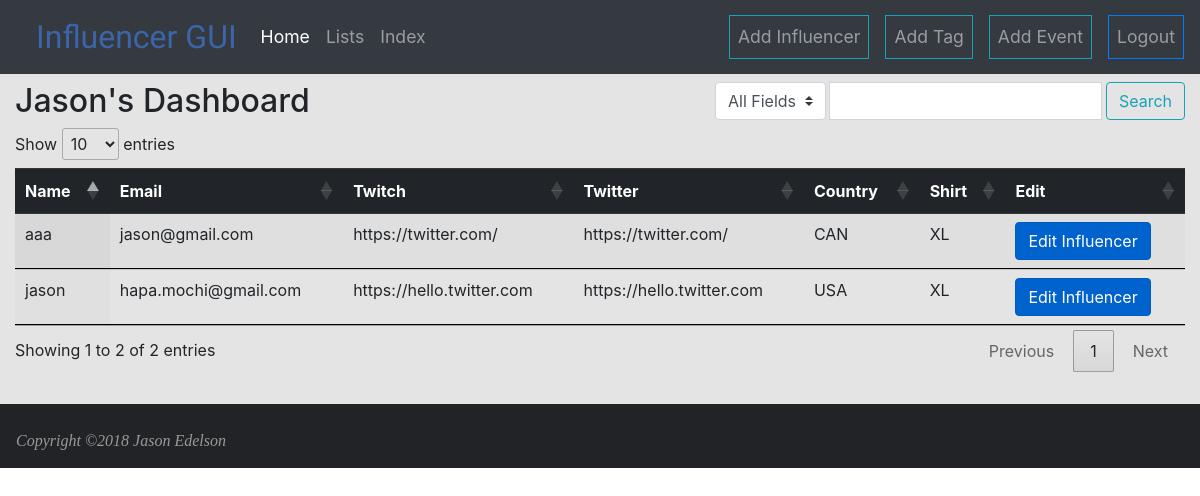
Page / (signed in) on the earlier database version.
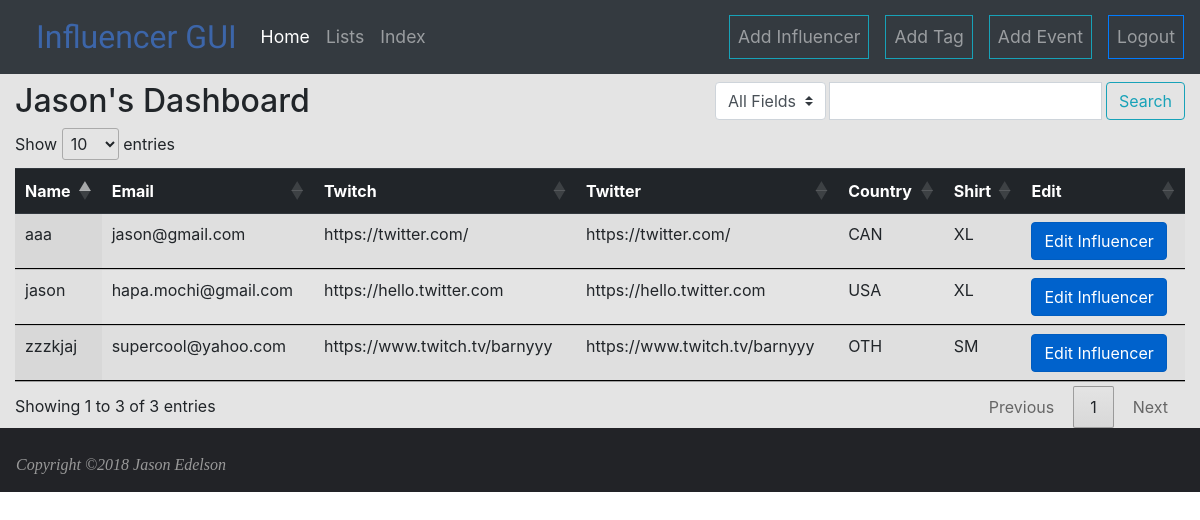
Same page on the later database version.
### mainApp/models.py (models this page shows, shortened)
class Influencer(models.Model):
    XSMALL = 'XS'
    SMALL = 'SM'
    MEDIUM = 'MD'
    LARGE = 'LG'
    XLARGE = 'XL'
    XXLARGE = '2X'
    XXXLARGE = '3X'
    XXXXLARGE = '4X'
    XXXXXLARGE = '5X'
    SHIRT_SIZE_CHOICES = (
        (XSMALL, 'X Small'),
        (SMALL, 'Small'),
        (MEDIUM, 'Medium'),
        (LARGE, 'Large'),
        (XLARGE, 'X Large'),
        (XXLARGE, '2X Large'),
        (XXXLARGE, '3X Large'),
        (XXXXLARGE, '4X Large'),
        (XXXXXLARGE, '5X Large'),
    )
    US = 'USA'
    CANADA = 'CAN'
    SAMERICA = 'SAM'
    UK = 'UNK'
    FRANCE= 'FRA'
    ASIA= 'ASN'
    OTHEREURO = 'OEU'
    OTHER = 'OTH'
    COUNTRY_CHOICES = (
        (US, 'United States'),
        (CANADA, 'Canada'),
        (UK, 'United Kingdom'),
        (SAMERICA, 'South America'),
        (FRANCE, 'France'),
        (ASIA, 'Asia'),
        (OTHEREURO, 'Europe'),
        (OTHER, 'Other'),
    )
    user = models.ForeignKey(User,on_delete=models.CASCADE,)
    id = models.UUIDField(primary_key=True, default=uuid.uuid4, editable=False)
    created_at = models.DateTimeField(auto_now_add=True)
    updated_at = models.DateTimeField(auto_now=True)
    influencer_name = models.CharField(max_length=50)
    email = models.EmailField(blank = True)
    mailing_address = models.TextField(blank = True)
    phone = models.CharField(max_length=20,blank = True)
    shirt = models.CharField(
        max_length=2,
        choices = SHIRT_SIZE_CHOICES,
        default = XLARGE,
        blank = True,
    )
    country = models.CharField(
        max_length=3,
        choices = COUNTRY_CHOICES,
        blank = True,
        default=US
        )
    twitter = models.URLField(blank = True,)
    youtube = models.URLField(blank = True,)
    twitch = models.URLField(blank = True,)
    notes = models.TextField(blank = True,)
    tags = models.ManyToManyField(Tags,blank=True)
    events = models.ManyToManyField(Events,blank=True)
    def get_absolute_url(self):
        return reverse('influencer-update', kwargs={'pk': self.id})
    class Meta:
        ordering = ('influencer_name',)

### mainApp/views.py (the view)
# urls.py: path('', views.index, name='index'),
def index(request):
    username = None
    if request.user.is_authenticated:
        username = request.user
        userid = request.user.id
        all_influencers = Influencer.objects.filter(user = userid)
    Name =[]
    Email =[]
    Twitch =[]
    Twitter =[]
    Country =[]
    Shirt =[]
    Edit =[]
    Last_Updated =[]
    Mailing_Address =[]
    Phone =[]
    Youtube =[]
    tags =[]
    events =[]
    influencer = []
    try:
        for number in range(len(all_influencers)):
            Name.append(all_influencers[number].influencer_name)
            Email.append(all_influencers[number].email)
            Twitch.append(all_influencers[number].twitch)
            Twitter.append(all_influencers[number].twitter)
            Country.append(all_influencers[number].country)
            Shirt.append(all_influencers[number].shirt)
            influencer.append(all_influencers[number])
            timestamp = all_influencers[number].updated_at
            timestamp = timestamp.strftime("%Y-%m-%d %H:%M:%S")
            Last_Updated.append(timestamp)
            Mailing_Address.append(all_influencers[number].mailing_address)
            Phone.append(all_influencers[number].phone)
            Youtube.append(all_influencers[number].youtube)
            hold = ""
            i_tags = all_influencers[number].tags.all()
            for item in i_tags:
                hold += item.tag_name + ', '
            hold = hold[:-2]
            tags.append(hold)
            hold = ""
            e_tags = all_influencers[number].events.all()
            for item in e_tags:
                hold += item.event_name + ', '
            hold = hold[:-2]
            events.append(hold)
    except:
        Name.append('Error')
        Email.append('Error')
        Twitch.append('Error')
        Twitter.append('Error')
        Country.append('Error')
        Shirt.append('Error')
        Last_Updated.append('Error')
        Mailing_Address.append('Error')
        Phone.append('Error')
        Youtube.append('Error')
        tags.append('Error')
        events.append('Error')
        influencer = 'Error'
    zipped = zip(
        Name,
        Email,
        Twitch,
        Twitter,
        Country,
        Shirt,
        influencer,
        Last_Updated,
        Mailing_Address,
        Phone,
        Youtube,
        tags,
        events,
        )
    return render(
        request,
        './index.html',
        context={'info':zipped}
    )

### mainApp/templates/index.html (shortened to what this page needs)
{% extends 'base.html' %}
{%block body%}
  <div class="container-fluid pt-2">
      {% if user.is_authenticated %}
          <div class="row search-row ">
            <div class="col-7 main-content">
              <h2>{{ user.get_username|title }}'s Dashboard </h2>
            </div>
            <div class="col-5 ">
              <div class="input-group">
                <div class="input-group-prepend">
                  <select class="custom-select" id="inputGroupSelect01">
                    <option selected value="0">All Fields</option>
                  </select>
                </div>
                <input type="text" id="myInputTextField" class="form-control mr-sm-1 ml-sm-1" aria-label="Text input with dropdown button">
                <button class="btn btn-outline-info my-2 my-sm-0" type="submit">Search</button>
              </div>
            </div>
          </div>
      <div class="data-table">
        <table id="myTable" class='influencer-table mt-2 table table-hover display'>
          <thead class="thead-dark">
              <tr>
                  <th scope="col">Name</th>
                  <th scope="col">Email</th>
                  <th scope="col">Twitch</th>
                  <th scope="col">Twitter</th>
                  <th scope="col">Country</th>
                  <th scope="col">Shirt</th>
                  <th scope="col">Edit</th>
              </tr>
          </thead>
          <tbody>
          {% for a,b,c,d,e,f,g,h,i,j,k,l,m in info %}
              <tr>
                  <td class="text" scope="row">{{ a }}</td>
                  <td class="text">{{ b }}</td>
                  <td class="text">{{ c }}</td>
                  <td class="numb">{{ d }}</td>
                  <td class="numb">{{ e }}</td>
                  <td class="text">{{ f }}</td>
                  <td><a href="{{g.get_absolute_url}}" class="btn btn-primary active" role="button" aria-pressed="true">Edit Influencer</a></td>
              </tr>
          {% endfor %}
          </tbody>
      </table>
      </div>
      {% else %}
          <h1 class="d-block text-center mt-4">Please Login</h1>
      {% endif %}
  </div>
{%endblock%}

Differences in the rows shown:
added Influencer: influencer_name "zzzkjaj", email "supercool@yahoo.com", twitch "https://www.twitch.tv/barnyyy", twitter "https://www.twitch.tv/barnyyy", country "OTH", shirt "SM"
Other differences:
text written by a page script: "Show entries Showing 1 to 2 of 2 entries Previous 1 Next" → "Show entries Showing 1 to 3 of 3 entries Previous 1 Next"
